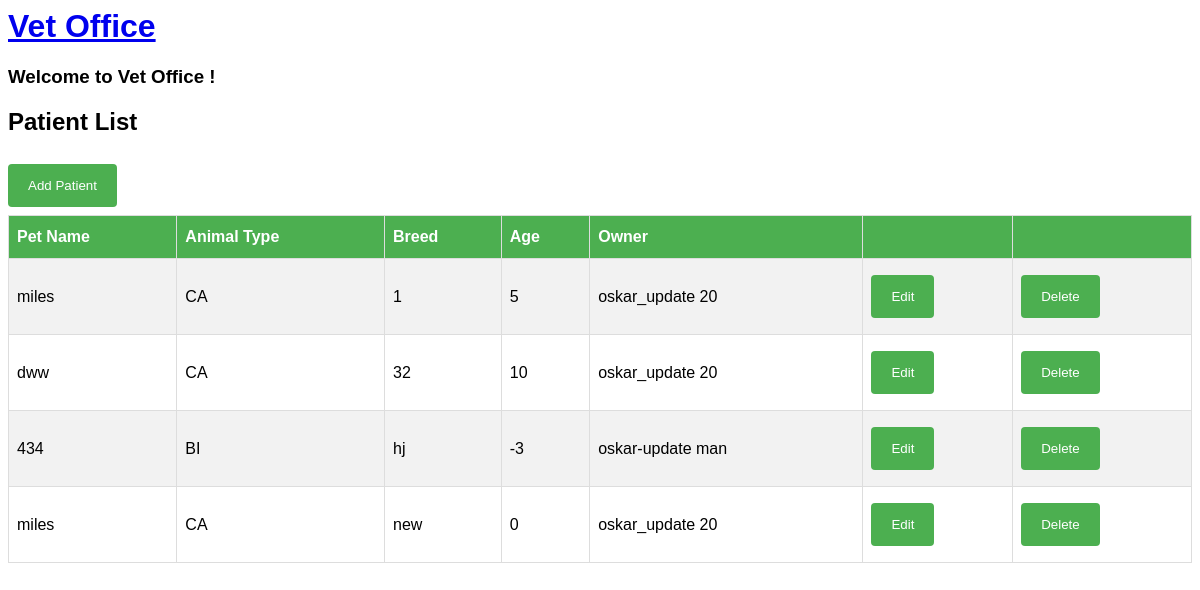
/patient/list (signed in), run on the app's committed database.
### vetoffice/models.py (models this page shows)
class Patient(models.Model):
    DOG = 'DO'
    CAT = 'CA'
    BIRD = 'BI'
    REPTILE = 'RE'
    OTHER = 'OT'
    ANIMAL_TYPE_CHOICES = [
        (DOG, 'Dog'),
        (CAT, 'Cat'),
        (BIRD, 'Bird'),
        (REPTILE, 'Reptile'),
        (OTHER, 'Other'),
    ]
    animal_type = models.CharField(max_length=2, choices=ANIMAL_TYPE_CHOICES, default=OTHER)
    breed = models.CharField(max_length=200)
    pet_name = models.CharField(max_length=30)
    age = models.IntegerField(default=0)
    owner = models.ForeignKey(Owner, on_delete=models.CASCADE)

class Owner(models.Model):
    first_name = models.CharField(max_length=30)
    last_name = models.CharField(max_length=30)
    phone = models.CharField(max_length=30)

### vetoffice/views.py (the view)
# urls.py: path("patient/list", views.PatientList.as_view(), name="patientlist"),
class PatientList(LoginRequiredMixin,ListView):
  model = Patient
  template_name = "vetoffice/patient_list.html"

### vetoffice/templates/vetoffice/patient_list.html
{% extends './base.html' %}
{% block content %}
<h2>Patient List</h2>
<a href="{% url 'patientcreate' %}"><button class="btn">Add Patient</button></a>
<table id="patients">
  <tr>
    <th>Pet Name</th>
    <th>Animal Type</th>
      <th>Breed</th>
      <th>Age</th>
      <th>Owner</th>
      <th> </th>
      <th> </th>
  </tr>
  {% for patient in patient_list %}
  <tr>
      <td>{{ patient.pet_name }}</td>
      <td>{{ patient.animal_type }}</td>
      <td>{{ patient.breed }}</td>
      <td>{{ patient.age }}</td>
      <td>{{ patient.owner.first_name }} {{ patient.owner.last_name}}</td>
      <td><a href="{% url 'patientupdate' patient.id %}"><button>Edit</button></a></td>
      <td><a href="{% url 'patientdelete' patient.id %}"><button>Delete</button></a></td>
  </tr>
  {% endfor %}
</table>
{% endblock %}

### vetoffice/templates/vetoffice/base.html (shortened to what this page needs)
<head>
</head>
<body>
<a href="{% url 'home' %}"><h1>Vet Office</h1></a>
<h3>Welcome to Vet Office {{ name }}!</h3>
    {% block content %}
    {% endblock %}
</body>

### vetoffice/templates/vetoffice/base.html (style rules this page uses)
body { font-family: Arial, Helvetica, sans-serif; }
table { border-collapse: collapse; width: 100%; }
td, th { border: 1px solid #ddd; padding: 8px; }
tr:nth-child(even) { background-color: #f2f2f2; }
th { padding-top: 12px; padding-bottom: 12px; text-align: left; background-color: #4CAF50; color: white; }
button, input[type=submit] { background-color: #4CAF50; color: white; padding: 14px 20px; margin: 8px 0; border: none; border-radius: 4px; cursor: pointer; }

### data on the page
Patient: pet_name "miles", animal_type "CA", breed "1", age "5", owner.first_name "oskar_update", owner.last_name "20"
Patient: pet_name "dww", animal_type "CA", breed "32", age "10", owner.first_name "oskar_update", owner.last_name "20"
Patient: pet_name "434", animal_type "BI", breed "hj", age "-3", owner.first_name "oskar-update", owner.last_name "man"
Patient: pet_name "miles", animal_type "CA", breed "new", age "0", owner.first_name "oskar_update", owner.last_name "20"
